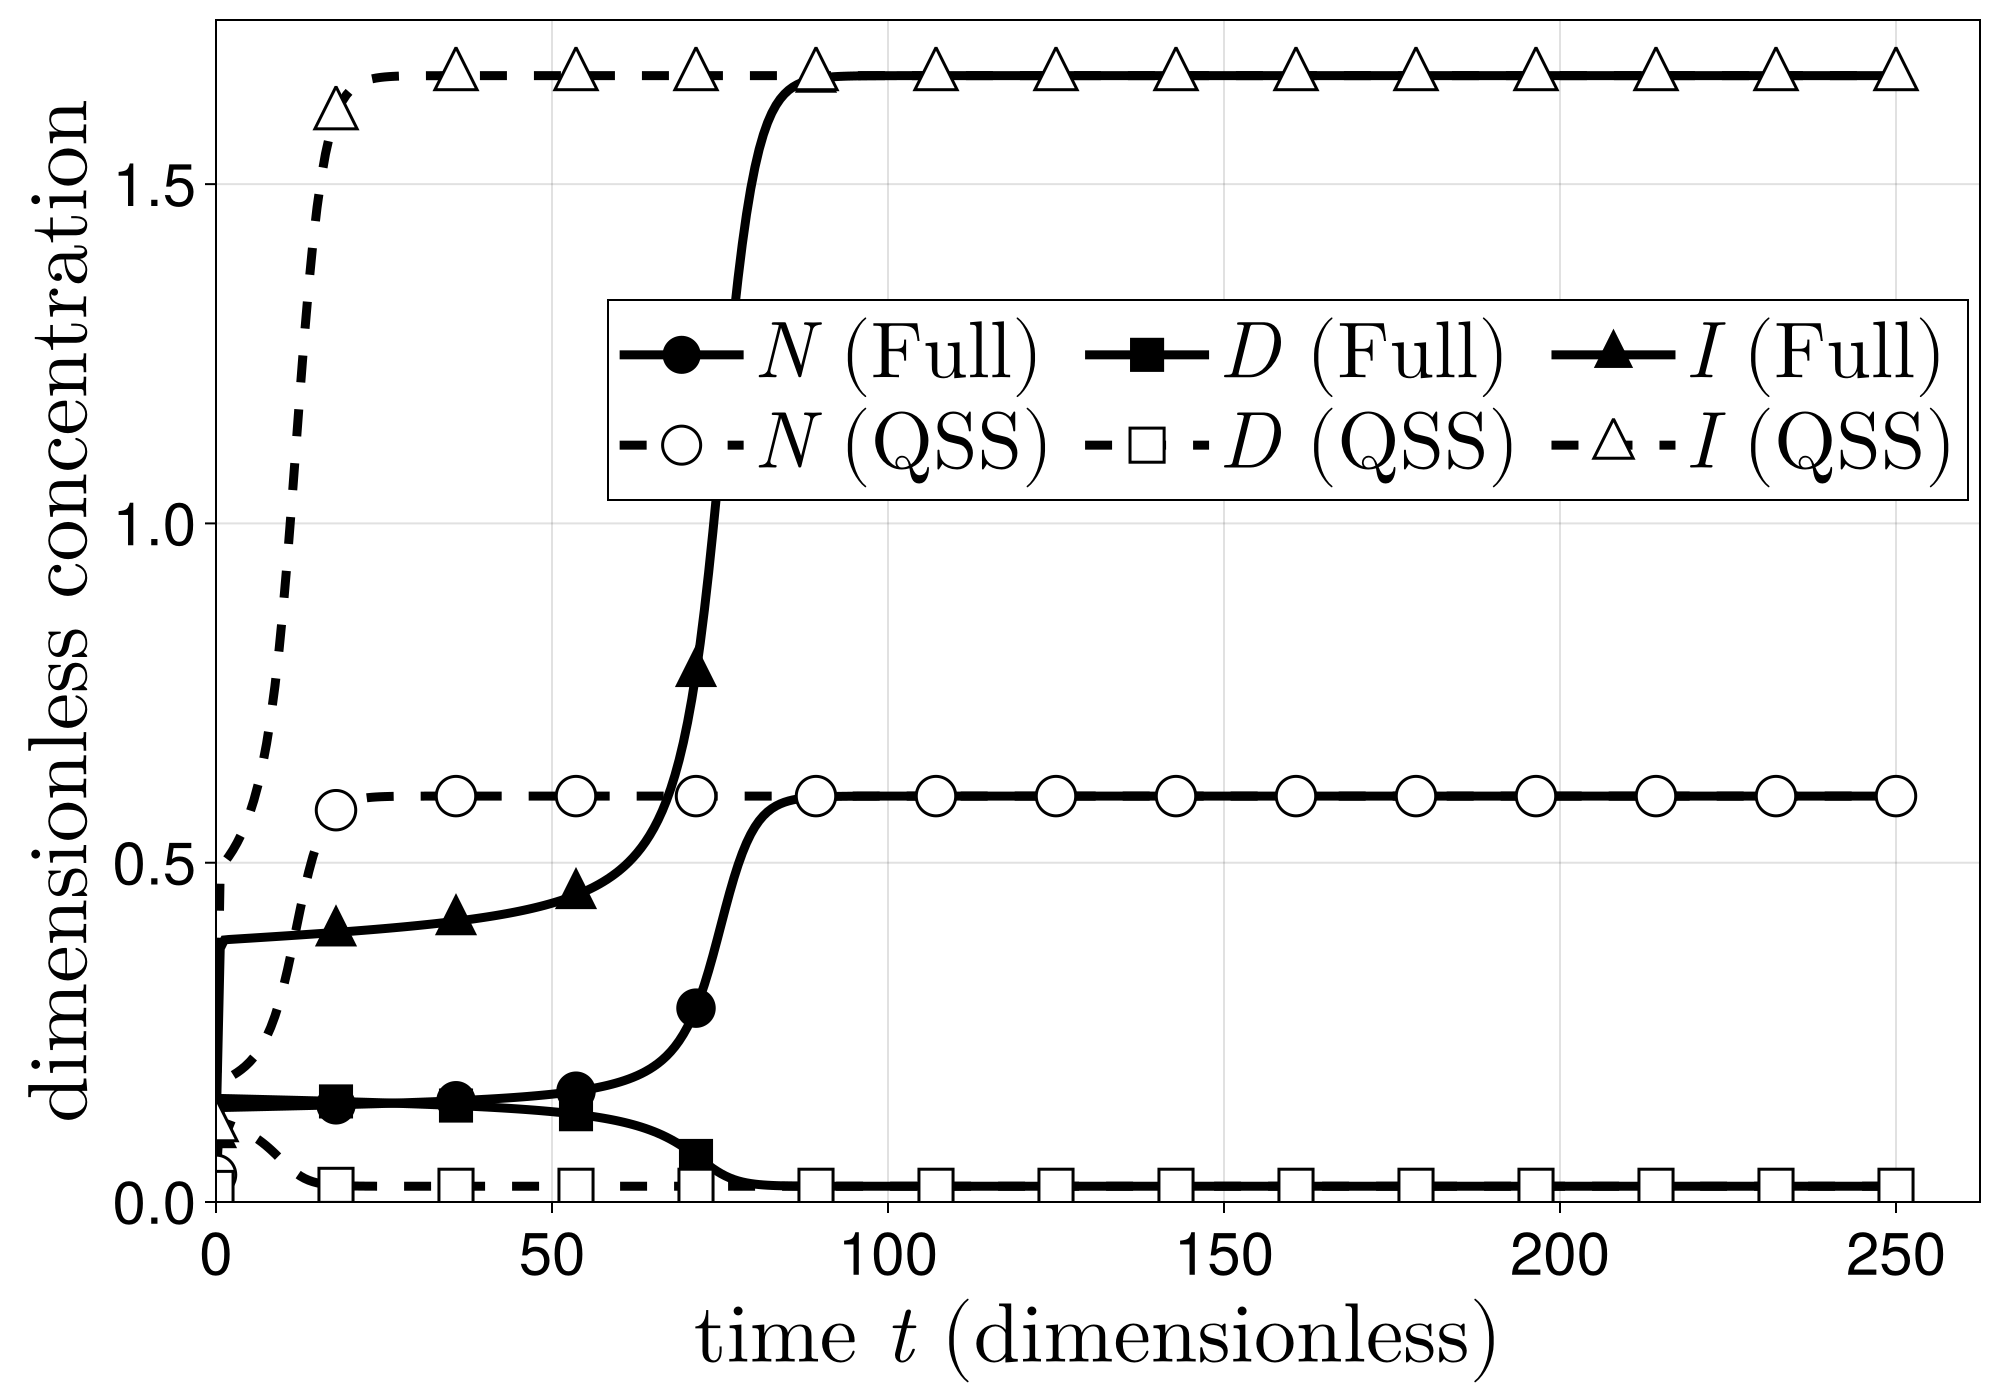

The Julia source for this figure:
using DifferentialEquations
using CairoMakie
_t_start = time()   # --- start runtime timer ---

function run_simulation()

    # ---------------- Parameters ----------------
    β_N = 500.0
    β_D = 1000.0
    γ_I = 0.5
    γ = 0.1
    k_T = 0.00005
    k_c = 0.0005
    hill = 1
    Next = 500.0
    Dext = 1110.0
    I_th = 200.0

    N_init = 200.0
    D_init = 200.0
    I_init = 20.0

    H_plus(x)  = (1 + 2*x^hill) / (1 + x^hill)
    H_minus(x) = 1 / (1 + x^hill)

    # -------- Full 3D Model --------
    function f1!(du, u, p, t)
        N, D, I = u
        du[1] = β_N * H_plus(I / I_th) - k_c * N * D - k_T * N * Dext - γ * N
        du[2] = β_D * H_minus(I / I_th) - k_c * N * D - k_T * D * Next - γ * D
        du[3] = k_T * N * Dext - γ_I * I
    end

    # -------- QSS 2D Model --------
    I_expr(N) = k_T * N * Dext / γ_I

    function f2!(du, u, p, t)
        N, D = u
        I = I_expr(N)
        du[1] = β_N * H_plus(I / I_th) - k_c * N * D - k_T * N * Dext - γ * N
        du[2] = β_D * H_minus(I / I_th) - k_c * N * D - k_T * D * Next - γ * D
    end

    tspan = (0.0, 2500.0)

    prob1 = ODEProblem(f1!, [N_init, D_init, I_init], tspan)
    sol1 = solve(prob1, Rodas5(), reltol=1e-8, abstol=1e-8)

    prob2 = ODEProblem(f2!, [N_init, D_init], tspan)
    sol2 = solve(prob2, Rodas5(), reltol=1e-8, abstol=1e-8)

    # nondimensionalization (Sec. 2): Ñ = N/(β_N/γ), D̃ = D/(β_D/γ), Ĩ = I/I_th, t̃ = γ·t
    N0scale = β_N / γ;  D0scale = β_D / γ;  I0scale = I_th
    twin = 2500.0                                  # physical window (hours), only to evaluate the solution
    tdense = range(0, twin, length=400)
    tmark  = range(0, twin, length=15)
    # dimensionless trajectories (functions of physical time t)
    N1(t)=sol1(t)[1]/N0scale; D1(t)=sol1(t)[2]/D0scale; I1(t)=sol1(t)[3]/I0scale
    N2(t)=sol2(t)[1]/N0scale; D2(t)=sol2(t)[2]/D0scale; I2(t)=I_expr(sol2(t)[1])/I0scale
    xd = collect(tdense) .* γ                      # dimensionless time (smooth curves)
    xm = collect(tmark)  .* γ                      # dimensionless time (markers)

    # ---------------- Plot ----------------
    # fig = CairoMakie.Figure(size=(1050,700), fontsize=24, figure_padding=(10,85,10,10))
    # fig = CairoMakie.Figure(size=(1050,700), fontsize=24, figure_padding=(10,10,10,10))
    fig = CairoMakie.Figure(size=(1000,700), fontsize=24, figure_padding=(10,10,10,10))

    ax = CairoMakie.Axis(fig[1,1],
        xlabel = L"\text{time } t \text{ (dimensionless)}",
        ylabel = L"\text{dimensionless concentration}",
        xticks = 0:50:250,
        xticklabelsize = 30,
        yticklabelsize = 30,
        xlabelsize = 42,
        ylabelsize = 42,
        tellwidth = true,
        tellheight = true
    )

    xticks = (0:50:200, string.(0:50:200))
    
    CairoMakie.xlims!(ax, 0, twin*γ*1.05)   # +5% so the last tick (250) is not clipped at the edge
    CairoMakie.ylims!(ax, 0, nothing)
    
    blk = :black
    # colorblind-safe monochrome: all curves black,
    #   Full = solid line + filled marker,  QSS = dashed line + open marker,
    #   variable = marker shape (circle = N, square = D, triangle = I)

    # ---- Full model (solid line, filled markers) ----
    CairoMakie.lines!(ax, xd, N1.(tdense), color=blk, linewidth=4.5, linestyle=:solid)
    CairoMakie.lines!(ax, xd, D1.(tdense), color=blk, linewidth=4.5, linestyle=:solid)
    CairoMakie.lines!(ax, xd, I1.(tdense), color=blk, linewidth=4.5, linestyle=:solid)
    CairoMakie.scatter!(ax, xm, N1.(tmark), color=blk, marker=:circle,    markersize=28)
    CairoMakie.scatter!(ax, xm, D1.(tmark), color=blk, marker=:rect,      markersize=27)
    CairoMakie.scatter!(ax, xm, I1.(tmark), color=blk, marker=:utriangle, markersize=29)

    # ---- QSS model (dashed line, open markers) ----
    CairoMakie.lines!(ax, xd, N2.(tdense), color=blk, linewidth=4.5, linestyle=:dash)
    CairoMakie.lines!(ax, xd, D2.(tdense), color=blk, linewidth=4.5, linestyle=:dash)
    CairoMakie.lines!(ax, xd, I2.(tdense), color=blk, linewidth=4.5, linestyle=:dash)
    CairoMakie.scatter!(ax, xm, N2.(tmark), color=:white, strokecolor=blk, strokewidth=1.5, marker=:circle,    markersize=28)
    CairoMakie.scatter!(ax, xm, D2.(tmark), color=:white, strokecolor=blk, strokewidth=1.5, marker=:rect,      markersize=27)
    CairoMakie.scatter!(ax, xm, I2.(tmark), color=:white, strokecolor=blk, strokewidth=1.5, marker=:utriangle, markersize=29)

    # ---- legend: 2 rows (orientation=:horizontal, nbanks=2) -> row 1 = Full (N,D,I), row 2 = QSS (N,D,I) ----
    LE(ls) = CairoMakie.LineElement(color=blk, linewidth=4.5, linestyle=ls)
    MEf(m) = CairoMakie.MarkerElement(color=blk, marker=m, markersize=27)
    MEo(m) = CairoMakie.MarkerElement(color=:white, strokecolor=blk, strokewidth=1.5, marker=m, markersize=27)
    # interleaved so a horizontal 2-bank legend gives row1 = Full(N,D,I), row2 = QSS(N,D,I)
    elems = [[LE(:solid), MEf(:circle)],    [LE(:dash), MEo(:circle)],
             [LE(:solid), MEf(:rect)],      [LE(:dash), MEo(:rect)],
             [LE(:solid), MEf(:utriangle)], [LE(:dash), MEo(:utriangle)]]
    labels = [L"N \text{ (Full)}", L"N \text{ (QSS)}", L"D \text{ (Full)}", L"D \text{ (QSS)}", L"I \text{ (Full)}", L"I \text{ (QSS)}"]
    CairoMakie.axislegend(ax, elems, labels, position = (1.0, 0.72), labelsize = 40, patchsize = (62, 28), nbanks = 2, orientation = :horizontal)

    CairoMakie.save("compare_full_QSS_p=1.png", fig)
    println("[colorblind v] saved black/marker figure -> ", abspath("compare_full_QSS_p=1.png"))
    display(fig)

end

run_simulation()

println("Running time: ", round(time() - _t_start, digits=2), " seconds")
